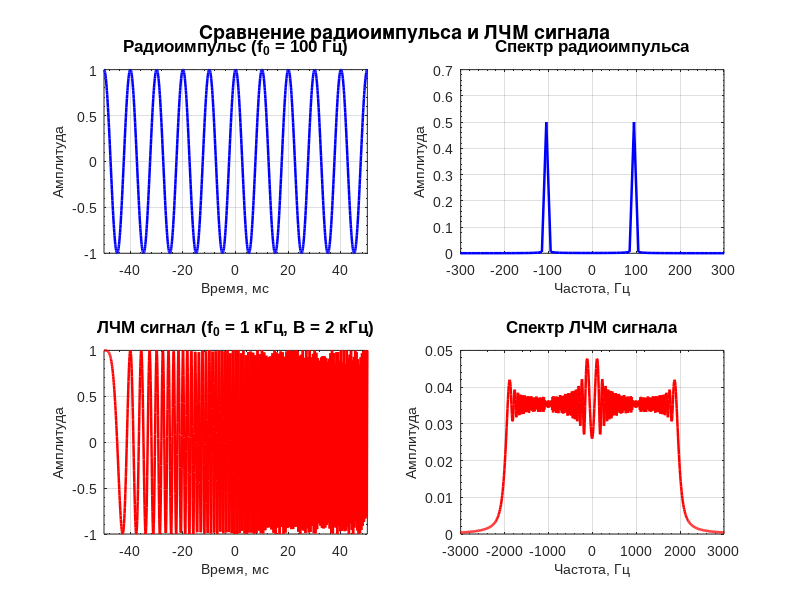

MATLAB code for this plot:
% Сравнение радиоимпульса и ЛЧМ сигнала

function main()
    %% Инициализация и параметры
    clear all;
    close all;
    format compact;
    clc;
    
    % Общие параметры
    sampling_rate = 10e3;       % Частота дискретизации [Гц]
    pulse_duration = 0.1;       % Длительность импульса [сек]
    time_vector = -pulse_duration/2:1/sampling_rate:pulse_duration/2;
    N = length(time_vector);
    freq_vector = (-N/2:N/2-1)*(sampling_rate/N); % Частотная ось [Гц]
    
    %% 1. Генерация радиоимпульса
    carrier_freq = 100;         % Несущая частота [Гц]
    rect_envelope = double(abs(time_vector) <= pulse_duration/2);
    radio_pulse = rect_envelope .* cos(2*pi*carrier_freq*time_vector);
    
    % Расчет спектра
    radio_spectrum = abs(fftshift(fft(radio_pulse))) / N;
    
    %% 2. Генерация ЛЧМ сигнала
    bandwidth = 2000;           % Полоса частот [Гц]
    chirp_rate = bandwidth / pulse_duration;
    center_freq = 1000;         % Центральная частота [Гц]
    
    % Формирование ЛЧМ сигнала
    lfm_pulse = rect_envelope .* cos(2*pi*(center_freq*time_vector + 0.5*chirp_rate*time_vector.^2));
    
    % Расчет спектра
    lfm_spectrum = abs(fftshift(fft(lfm_pulse))) / N;
    
    %% Визуализация результатов
    fig = figure('Name', 'Сравнение сигналов', ...
                'Position', [100 100 1000 800], ...
                'Color', 'w');
    
    % 1. График радиоимпульса
    subplot(2,2,1);
    plot(time_vector*1e3, radio_pulse, 'b', 'LineWidth', 1.8);
    xlabel('Время, мс', 'FontSize', 10);
    ylabel('Амплитуда', 'FontSize', 10);
    title('Радиоимпульс (f_0 = 100 Гц)', 'FontSize', 12);
    grid on;
    xlim([-50 50]);
    set(gca, 'FontName', 'Arial', 'XMinorTick', 'on', 'YMinorTick', 'on');
    
    % 2. Спектр радиоимпульса
    subplot(2,2,2);
    plot(freq_vector, radio_spectrum, 'b', 'LineWidth', 1.8);
    xlabel('Частота, Гц', 'FontSize', 10);
    ylabel('Амплитуда', 'FontSize', 10);
    title('Спектр радиоимпульса', 'FontSize', 12);
    grid on;
    xlim([-300 300]);
    set(gca, 'FontName', 'Arial', 'XMinorTick', 'on', 'YMinorTick', 'on');
    
    % 3. График ЛЧМ сигнала
    subplot(2,2,3);
    plot(time_vector*1e3, lfm_pulse, 'r', 'LineWidth', 1.8);
    xlabel('Время, мс', 'FontSize', 10);
    ylabel('Амплитуда', 'FontSize', 10);
    title(['ЛЧМ сигнал (f_0 = ' num2str(center_freq/1e3) ' кГц, B = ' num2str(bandwidth/1e3) ' кГц)'], 'FontSize', 12);
    grid on;
    xlim([-50 50]);
    set(gca, 'FontName', 'Arial', 'XMinorTick', 'on', 'YMinorTick', 'on');
    
    % 4. Спектр ЛЧМ сигнала
    subplot(2,2,4);
    plot(freq_vector, lfm_spectrum, 'r', 'LineWidth', 1.8);
    xlabel('Частота, Гц', 'FontSize', 10);
    ylabel('Амплитуда', 'FontSize', 10);
    title('Спектр ЛЧМ сигнала', 'FontSize', 12);
    grid on;
    xlim([-3e3 3e3]);
    set(gca, 'FontName', 'Arial', 'XMinorTick', 'on', 'YMinorTick', 'on');
    
    %% Общее оформление
    annotation(fig, 'textbox', [0.25 0.93 0.5 0.05], ...
              'String', 'Сравнение радиоимпульса и ЛЧМ сигнала', ...
              'EdgeColor', 'none', 'FontSize', 14, ...
              'FontWeight', 'bold', 'HorizontalAlignment', 'center');    
end